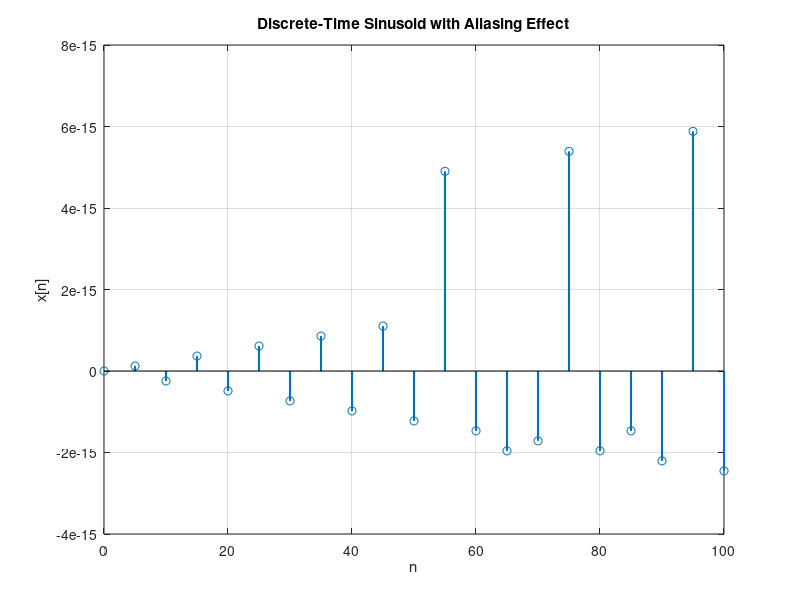

Write the MATLAB code that produced this figure.
% Define parameters
f_m = 0.1; % Frequency of the sinusoid
f_s = 2 * f_m; % Sampling frequency
T_s = 1 / f_s; % Sampling period
n = 0:T_s:100; % Discrete time indices with step size as sampling period
x = sin(2 * pi * f_m * n); % Discrete-time sinusoid

% Plot the sinusoid
stem(n, x,'LineWidth',1.5);
title('Discrete-Time Sinusoid with Aliasing Effect');
xlabel('n');
ylabel('x[n]');
grid on;
